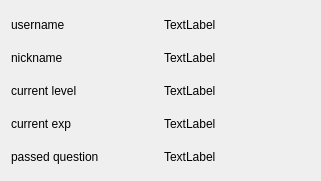
  <widget class="QWidget" name="gridLayoutWidget">
   <property name="geometry">
    <rect>
     <x>30</x>
     <y>20</y>
     <width>321</width>
     <height>181</height>
    </rect>
   </property>
   <layout class="QGridLayout" name="gridLayout">
    <item row="2" column="0">
     <widget class="QLabel" name="level">
      <property name="text">
       <string>current level</string>
      </property>
     </widget>
    </item>
    <item row="0" column="0">
     <widget class="QLabel" name="username">
      <property name="text">
       <string>username</string>
      </property>
     </widget>
    </item>
    <item row="0" column="1">
     <widget class="QLabel" name="username_edit">
      <property name="text">
       <string>TextLabel</string>
      </property>
     </widget>
    </item>
    <item row="1" column="1">
     <widget class="QLabel" name="nickname_edit">
      <property name="text">
       <string>TextLabel</string>
      </property>
     </widget>
    </item>
    <item row="3" column="0">
     <widget class="QLabel" name="exp">
      <property name="text">
       <string>current exp</string>
      </property>
     </widget>
    </item>
    <item row="1" column="0">
     <widget class="QLabel" name="nickname">
      <property name="text">
       <string>nickname</string>
      </property>
     </widget>
    </item>
    <item row="3" column="1">
     <widget class="QLabel" name="exp_edit">
      <property name="text">
       <string>TextLabel</string>
      </property>
     </widget>
    </item>
    <item row="2" column="1">
     <widget class="QLabel" name="level_edit">
      <property name="text">
       <string>TextLabel</string>
      </property>
     </widget>
    </item>
    <item row="4" column="0">
     <widget class="QLabel" name="label">
      <property name="text">
       <string>passed question</string>
      </property>
     </widget>
    </item>
    <item row="4" column="1">
     <widget class="QLabel" name="count">
      <property name="text">
       <string>TextLabel</string>
      </property>
     </widget>
    </item>
   </layout>
  </widget>
